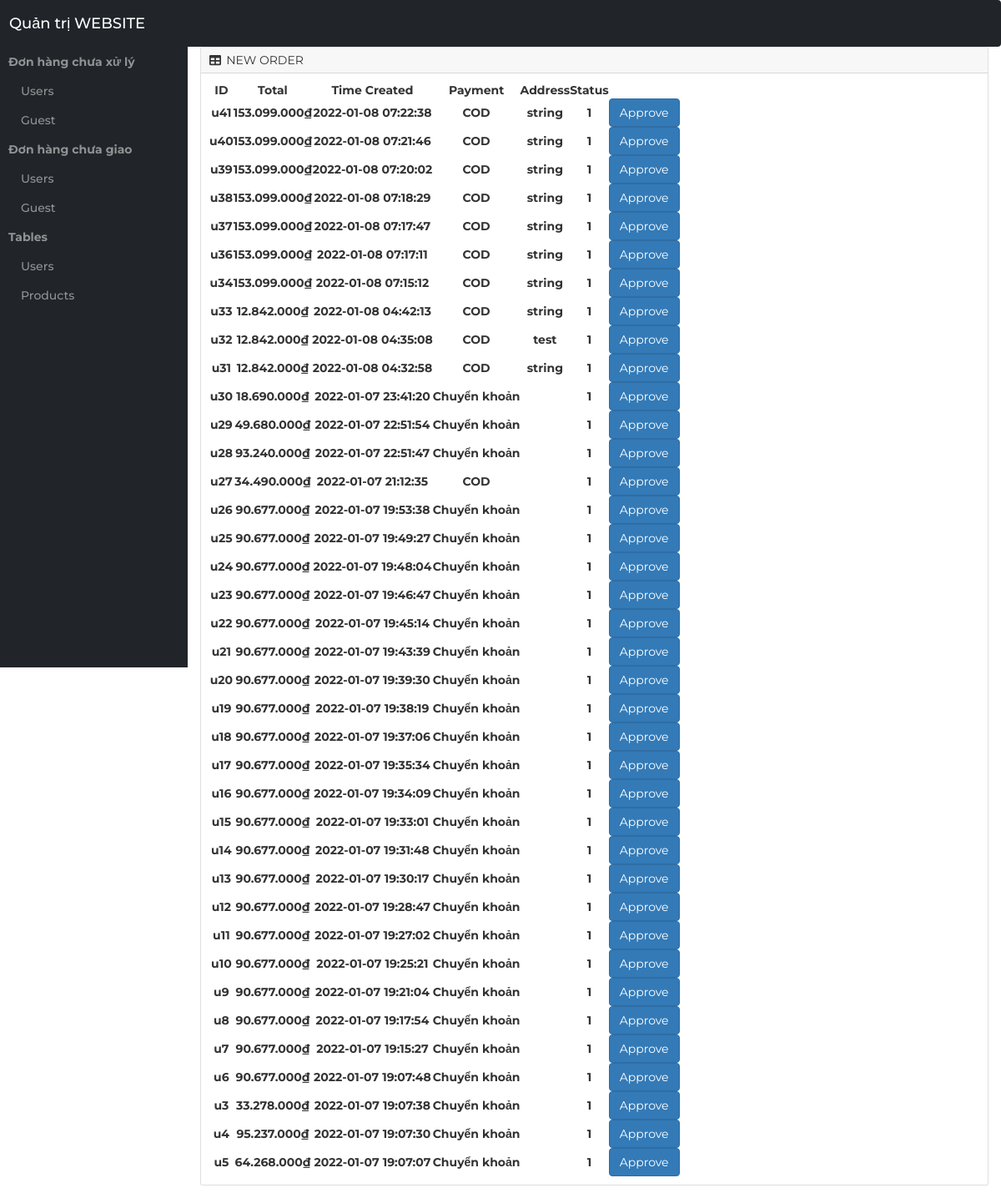
Screenshot of /Admin/index.php with the database file from the repository.
### tables this page shows
CREATE TABLE `user_bill` (
  `id` varchar(100) NOT NULL,
  `user_id` varchar(12) NOT NULL,
  `status_id` int(11) DEFAULT NULL,
  `total` int(11) NOT NULL,
  `address` varchar(200) NOT NULL,
  `created_time` datetime NOT NULL DEFAULT current_timestamp(),
  `payment_mode_id` int(11) NOT NULL,
  `note` varchar(250) DEFAULT NULL,
  `deliver_id` int(11) DEFAULT NULL
);

### Admin/layout/NewOrders/User.php (the view, shortened to what this page needs)
<div class="container-fluid px-4">
  <div class="card mb-4">
    <div class="card-header">
      <i class="fas fa-table me-1"></i>
      NEW ORDER
    </div>
    <div class="card-body">
      <table id="datatablesSimple">
        <thead>
          <tr>
            <th style="text-align: center;">ID</th>
            <th style="text-align: center;">Total</th>
            <th style="text-align: center;">Time Created</th>
            <th style="text-align: center;">Payment</th>
            <th style="text-align: center;">Address</th>
            <th style="text-align: center;">Status</th>
          </tr>
        </thead>
        <tbody>
          <?php
          $query = mysqli_query($conn, "SELECT * FROM `user_bill` WHERE `status_id` =1 ORDER BY `created_time` DESC");
          while ($row = mysqli_fetch_array($query)) {
          ?>
            <tr id="<?php echo $row['id']; ?>">
              <td style="text-align: center;"><?php echo $row['id']; ?></td>
              <td style="text-align: center;"><?php echo displayPrice($row['total']); ?></td>
              <td style="text-align: center;"><?php echo $row['created_time']; ?></td>
              <td style="text-align: center;">
                <?php
                if ($row['payment_mode_id'] == 1) {
                  echo "COD";
                } else {
                  echo "Chuyển khoản";
                }
                ?>
              </td>
              <td style="text-align: center;"><?php echo $row['address'] ?></td>
              <td style="text-align: center;"><?php echo $row['status_id']; ?></td>
              <td style="text-align: center;">
                <button class="btn btn-primary" id="<?php echo $row['id']; ?>" onclick="approve(this.id, 'user')">Approve</button>
              </td>
            </tr>
          <?php
          }
          mysqli_close($conn);; ?>
        </tbody>
      </table>
    </div>
  </div>
</div>

### Admin/index.php (shortened to what this page needs)
<?php
    include ('../conn.php');
?>
<!DOCTYPE html>
<html lang="en">
    <head>
        <link href="https://cdn.jsdelivr.net/npm/simple-datatables@latest/dist/style.css" rel="stylesheet" />
        <link href="css/styles.css" rel="stylesheet" />
		<link type="text/css" rel="stylesheet" href="css/bootstrap.css"/>
		<link rel="stylesheet" href="https://maxcdn.bootstrapcdn.com/font-awesome/4.7.0/css/font-awesome.min.css">
		<link rel="stylesheet" href="https://maxcdn.bootstrapcdn.com/bootstrap/3.3.7/css/bootstrap.min.css">
        <link href="https://cdn.jsdelivr.net/npm/summernote@0.8.18/dist/summernote-lite.min.css" rel="stylesheet">
		<link type="text/css" rel="stylesheet" href="css/slick.css"/>
		<link type="text/css" rel="stylesheet" href="css/slick-theme.css"/>
		<link type="text/css" rel="stylesheet" href="css/nouislider.min.css"/>
		<link rel="stylesheet" href="css/font-awesome.min.css">
		<link type="text/css" rel="stylesheet" href="css/style.css"/>
		<link type="text/css" rel="stylesheet" href="css/main.css"/>
		<link type="text/css" rel="stylesheet" href="css/header.css"/>
    </head>
    <body class="sb-nav-fixed">
        <?php
            function countDigit($number){
                return strlen($number);
            }
            function displayPrice($input){
                $temp = substr_replace($input, '.', '-3', 0);
                if (countDigit($input) > 6){
                    $temp = substr_replace($temp, '.', '-7', 0);
                }
                return $temp. "₫";
            }
        ?>
        <nav class="sb-topnav navbar navbar-expand navbar-dark bg-dark">
            <a class="navbar-brand ps-3" href="index.php">Quản trị WEBSITE</a>
        </nav>
        <div id="layoutSidenav">
            <div id="layoutSidenav_nav">
                <nav class="sb-sidenav accordion sb-sidenav-dark" id="sidenavAccordion">
                    <div class="sb-sidenav-menu">
                        <div class="nav">
                            <a class="nav-link collapsed" style=" text-decoration: none;">
                                Đơn hàng chưa xử lý
                            </a>
                            <div>
                                <nav class="sb-sidenav-menu-nested nav accordion">
                                    <a class="nav-link" href="index.php?newOr=user" aria-expanded="false">
                                        Users
                                    </a>
                                    <a class="nav-link" href="index.php?newOr=guest" aria-expanded="false">
                                        Guest
                                    </a>
                                </nav>
                            </div>
                            <a class="nav-link collapsed" style=" text-decoration: none;">
                                Đơn hàng chưa giao
                            </a>
                            <div>
                                <nav class="sb-sidenav-menu-nested nav accordion">
                                    <a class="nav-link" href="index.php?deli=user" aria-expanded="false">
                                        Users
                                    </a>
                                    <a class="nav-link" href="index.php?deli=guest" aria-expanded="false">
                                        Guest
                                    </a>
                                </nav>
                            </div>
                            <a class="nav-link collapsed" style=" text-decoration: none;">
                                Tables
                            </a>
                            <div>
                                <nav class="sb-sidenav-menu-nested nav accordion">
                                    <a class="nav-link" href="index.php?nav=usr" aria-expanded="false">
                                        Users
                                    </a>
                                    <a class="nav-link " href="index.php?nav=products" aria-expanded="false">
                                        Products
                                    </a>
                                </nav>
                            </div>
                        </div>
                    </div>
                </nav>
            </div>
            <div id="layoutSidenav_content">
                <main>
                <?php
                    if (isset($_GET["nav"]))
                    {
                        $nav = $_GET["nav"];
                        if ($nav == "usr")
                        {
                            include ("layout/User.php");
                        }
                        else if ($nav == "products")
                        {
                            include ("layout/Products.php");
                        }
                    }
                    else{
                        include ("layout/NewOrders/User.php");
                    }
                ?>
                </main>
            </div>
        </div>
    </body>
</html>

### css/Style.css (style rules this page uses)
body { font-family: 'Montserrat', sans-serif; font-weight: 400; color: #333; }
a { color: #2B2D42; font-weight: 500; -webkit-transition: 0.2s color; transition: 0.2s color; }

### Admin/index.php (style rules this page uses)
* { font-family: 'Montserrat', sans-serif !important; }
.collapsed { cursor: context-menu; font-weight: bold; }
.card-body { font-weight: bold; }

### rows the page displays
user_bill: id "u41", total "153.099.000₫", created_time "2022-01-08 07:22:38", shows "COD", address "string", status "1"
user_bill: id "u40", total "153.099.000₫", created_time "2022-01-08 07:21:46", shows "COD", address "string", status "1"
user_bill: id "u39", total "153.099.000₫", created_time "2022-01-08 07:20:02", shows "COD", address "string", status "1"
user_bill: id "u38", total "153.099.000₫", created_time "2022-01-08 07:18:29", shows "COD", address "string", status "1"
user_bill: id "u37", total "153.099.000₫", created_time "2022-01-08 07:17:47", shows "COD", address "string", status "1"
user_bill: id "u36", total "153.099.000₫", created_time "2022-01-08 07:17:11", shows "COD", address "string", status "1"
user_bill: id "u34", total "153.099.000₫", created_time "2022-01-08 07:15:12", shows "COD", address "string", status "1"
user_bill: id "u33", total "12.842.000₫", created_time "2022-01-08 04:42:13", shows "COD", address "string", status "1"
user_bill: id "u32", total "12.842.000₫", created_time "2022-01-08 04:35:08", shows "COD", address "test", status "1"
user_bill: id "u31", total "12.842.000₫", created_time "2022-01-08 04:32:58", shows "COD", address "string", status "1"
user_bill: id "u30", total "18.690.000₫", created_time "2022-01-07 23:41:20", shows "Chuyển khoản", status "1"
user_bill: id "u29", total "49.680.000₫", created_time "2022-01-07 22:51:54", shows "Chuyển khoản", status "1"
user_bill: id "u28", total "93.240.000₫", created_time "2022-01-07 22:51:47", shows "Chuyển khoản", status "1"
user_bill: id "u27", total "34.490.000₫", created_time "2022-01-07 21:12:35", shows "COD", status "1"
user_bill: id "u26", total "90.677.000₫", created_time "2022-01-07 19:53:38", shows "Chuyển khoản", status "1"
user_bill: id "u25", total "90.677.000₫", created_time "2022-01-07 19:49:27", shows "Chuyển khoản", status "1"
user_bill: id "u24", total "90.677.000₫", created_time "2022-01-07 19:48:04", shows "Chuyển khoản", status "1"
user_bill: id "u23", total "90.677.000₫", created_time "2022-01-07 19:46:47", shows "Chuyển khoản", status "1"
user_bill: id "u22", total "90.677.000₫", created_time "2022-01-07 19:45:14", shows "Chuyển khoản", status "1"
user_bill: id "u21", total "90.677.000₫", created_time "2022-01-07 19:43:39", shows "Chuyển khoản", status "1"
user_bill: id "u20", total "90.677.000₫", created_time "2022-01-07 19:39:30", shows "Chuyển khoản", status "1"
user_bill: id "u19", total "90.677.000₫", created_time "2022-01-07 19:38:19", shows "Chuyển khoản", status "1"
user_bill: id "u18", total "90.677.000₫", created_time "2022-01-07 19:37:06", shows "Chuyển khoản", status "1"
user_bill: id "u17", total "90.677.000₫", created_time "2022-01-07 19:35:34", shows "Chuyển khoản", status "1"
user_bill: id "u16", total "90.677.000₫", created_time "2022-01-07 19:34:09", shows "Chuyển khoản", status "1"
user_bill: id "u15", total "90.677.000₫", created_time "2022-01-07 19:33:01", shows "Chuyển khoản", status "1"
user_bill: id "u14", total "90.677.000₫", created_time "2022-01-07 19:31:48", shows "Chuyển khoản", status "1"
user_bill: id "u13", total "90.677.000₫", created_time "2022-01-07 19:30:17", shows "Chuyển khoản", status "1"
user_bill: id "u12", total "90.677.000₫", created_time "2022-01-07 19:28:47", shows "Chuyển khoản", status "1"
user_bill: id "u11", total "90.677.000₫", created_time "2022-01-07 19:27:02", shows "Chuyển khoản", status "1"
user_bill: id "u10", total "90.677.000₫", created_time "2022-01-07 19:25:21", shows "Chuyển khoản", status "1"
user_bill: id "u9", total "90.677.000₫", created_time "2022-01-07 19:21:04", shows "Chuyển khoản", status "1"
user_bill: id "u8", total "90.677.000₫", created_time "2022-01-07 19:17:54", shows "Chuyển khoản", status "1"
user_bill: id "u7", total "90.677.000₫", created_time "2022-01-07 19:15:27", shows "Chuyển khoản", status "1"
user_bill: id "u6", total "90.677.000₫", created_time "2022-01-07 19:07:48", shows "Chuyển khoản", status "1"
user_bill: id "u3", total "33.278.000₫", created_time "2022-01-07 19:07:38", shows "Chuyển khoản", status "1"
user_bill: id "u4", total "95.237.000₫", created_time "2022-01-07 19:07:30", shows "Chuyển khoản", status "1"
user_bill: id "u5", total "64.268.000₫", created_time "2022-01-07 19:07:07", shows "Chuyển khoản", status "1"
